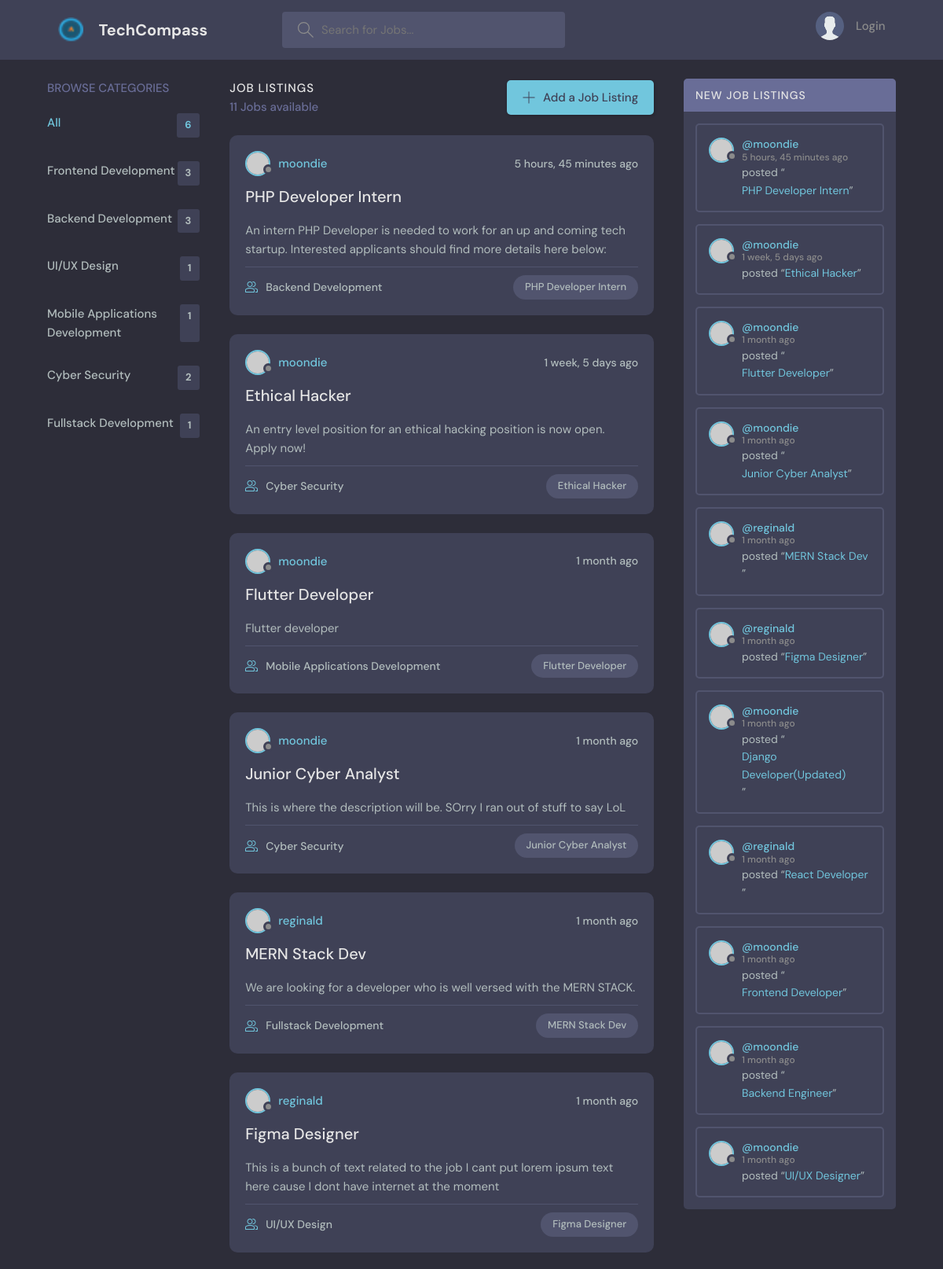
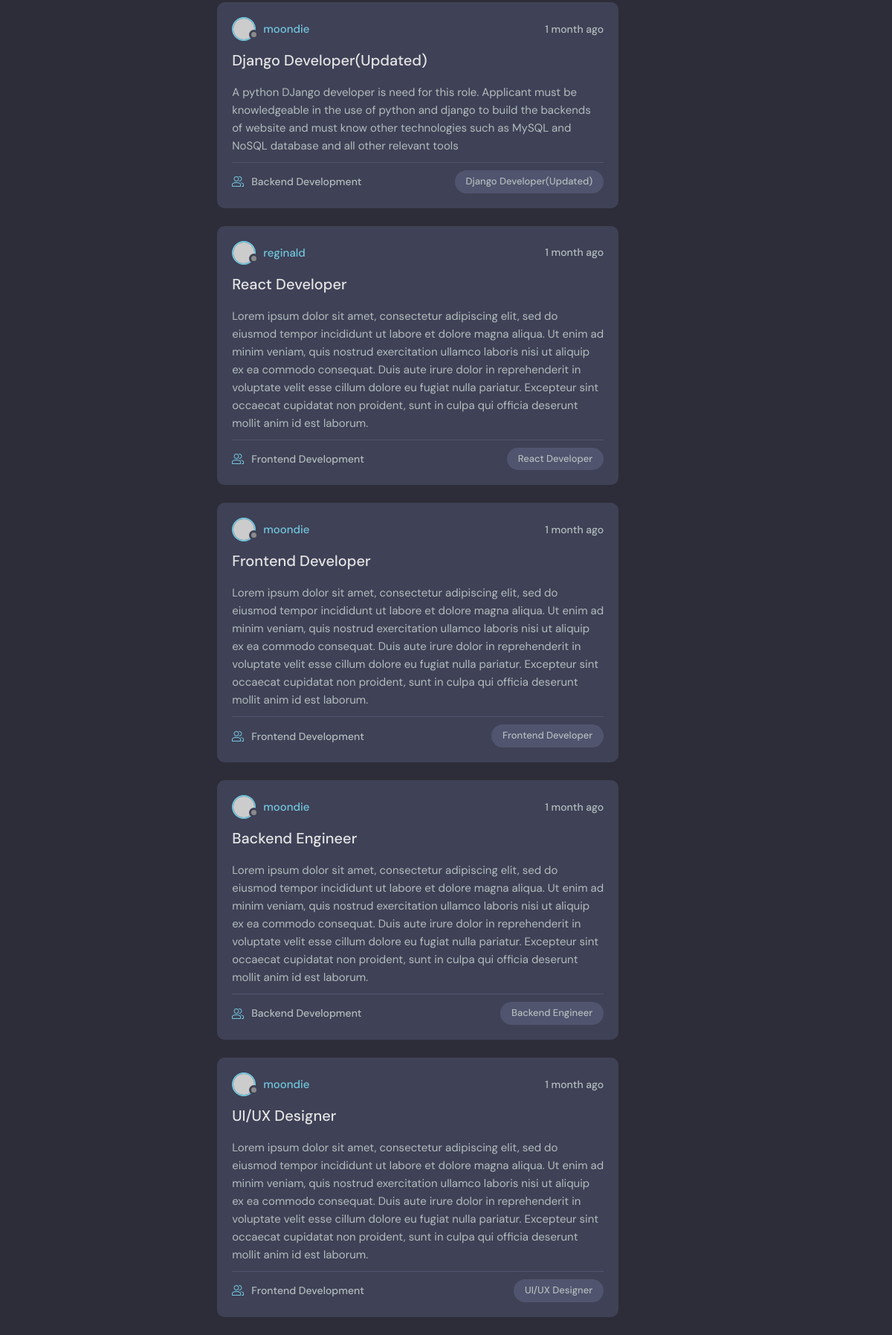
The page / on the database its author committed (2 pictures, top to bottom).
### base/models.py (models this page shows, shortened)
class Category(models.Model):
    category = models.CharField(max_length=200)

class Job(models.Model):
    posted_by = models.ForeignKey(User, on_delete=models.SET_NULL, null=True)
    category = models.ForeignKey(Category, on_delete=models.SET_NULL, null=True)
    title = models.CharField(max_length=200)
    description = models.TextField()
    created = models.DateTimeField(auto_now_add=True)
    updated = models.DateTimeField(auto_now=True)
    class Meta:
        ordering = ['-updated', '-created']

### base/views.py (the view)
# urls.py: path('', views.home, name="HomePage"),
def home(request):
    q = request.GET.get('q') if request.GET.get('q') != None else ""
    jobs = Job.objects.filter(
        Q(category__category__icontains=q) |
        Q(title__icontains=q) |
        Q(description__icontains=q)
        )
    category = Category.objects.all()
    job_count = jobs.count()
    all_jobs = Job.objects.all()
    context = {"jobs": jobs, "category": category, 'job_count': job_count, "all_jobs": all_jobs}
    return render(request, 'base/home.html', context)

### base/templates/base/home.html (shortened to what this page needs)
{% extends 'main.html' %}
{% block content %}
    <main class="layout layout--3">
      <div class="container">
        {% include 'base/category_feed.html' %}
        <div class="roomList">
          <div class="roomList__header">
            <div>
              <h2>Job Listings</h2>
              <p>{{job_count}} Jobs available</p>
            </div>
            <a class="btn btn--main" href="{% url 'add-job' %}">
              <svg version="1.1" xmlns="http://www.w3.org/2000/svg" width="32" height="32" viewBox="0 0 32 32">
                <title>add</title>
                <path
                  d="M16.943 0.943h-1.885v14.115h-14.115v1.885h14.115v14.115h1.885v-14.115h14.115v-1.885h-14.115v-14.115z"
                ></path>
              </svg>
              Add a Job Listing
            </a>
          </div>
          {% include 'base/main_feed.html' %}
        </div>
        {% include 'base/activity_feed.html' %}
    </main>
    {% endblock content %}

### base/templates/base/category_feed.html
<div class="topics">
    <div class="topics__header">
      <h2>Browse Categories</h2>
    </div>
    <ul class="topics__list">
      <li>
        <a href="{% url 'HomePage' %}" class="active">All <span>{{category.count}}</span></a>
      </li>
      {% for cat in category%}
      <li>
        <a href="{% url 'HomePage'%}?q={{cat.category}}">{{cat.category}} <span>{{cat.job_set.all.count}}</span></a>
      </li>
      {% endfor %}
  </div>

### base/templates/base/main_feed.html (shortened to what this page needs)
{% for job in jobs %}
<div class="roomListRoom">
    <div class="roomListRoom__header">
      <a href="{% url 'user-profile' job.posted_by.id %}" class="roomListRoom__author">
        <div class="avatar avatar--small">
          <img src="https://randomuser.me/api/portraits/women/11.jpg" />
        </div>
        <span>{{job.posted_by.username}}</span>
      </a>
      <div class="roomListRoom__actions">
        <span>{{job.created|timesince}} ago</span>
      </div>
    </div>
    <div class="roomListRoom__content">
      <a href="{% url 'Job' job.id %}">{{job.title}}</a>
      <p>
        {{job.description}}
      </p>
    </div>
    <div class="roomListRoom__meta">
      <a href="{% url 'Job' job.id %}" class="roomListRoom__joined">
        <p>{{ job.category.category }}</p>
      </a>
      <p class="roomListRoom__topic">{{job.title}}</p>
    </div>
  </div>
  {% endfor %}

### base/templates/base/activity_feed.html
<div class="activities">
    <div class="activities__header">
      <h2>New Job Listings</h2>
    </div>
    {% for job in jobs %}
    <div class="activities__box">
        <div class="activities__boxHeader roomListRoom__header">
        <a href="{% url 'user-profile' job.posted_by.id%}" class="roomListRoom__author">
          <div class="avatar avatar--small">
            <img src="https://randomuser.me/api/portraits/women/11.jpg" />
          </div>
          <p>
            @{{ job.posted_by }}
            <span>{{job.created|timesince}} ago</span>
          </p>
        </a>
        </div>
      <div class="activities__boxContent">
        <p>posted “<a href="{% url 'Job' job.id %}">{{ job.title }}</a>”</p>
      </div>
    </div>
    {% endfor %}
    </div>
</div>

### rows shown on the page
Category: category "Frontend Development", job_set.all.count "3"
Category: category "Backend Development", job_set.all.count "3"
Category: category "UI/UX Design", job_set.all.count "1"
Category: category "Mobile Applications Development", job_set.all.count "1"
Category: category "Cyber Security", job_set.all.count "2"
Category: category "Fullstack Development", job_set.all.count "1"
Job: posted_by.username "moondie", created "5 hours, 45 minutes", title "PHP Developer Intern", description "An intern PHP Developer is needed to work for an up and coming tech startup. Interested applicants should find more details here below:", category.category "Backend Development", posted_by "moondie"
Job: posted_by.username "moondie", created "1 week, 5 days", title "Ethical Hacker", description "An entry level position for an ethical hacking position is now open. Apply now!", category.category "Cyber Security", posted_by "moondie"
Job: posted_by.username "moondie", created "1 month", title "Flutter Developer", description "Flutter developer", category.category "Mobile Applications Development", posted_by "moondie"
Job: posted_by.username "moondie", created "1 month", title "Junior Cyber Analyst", description "This is where the description will be. SOrry I ran out of stuff to say LoL", category.category "Cyber Security", posted_by "moondie"
Job: posted_by.username "reginald", created "1 month", title "MERN Stack Dev", description "We are looking for a developer who is well versed with the MERN STACK.", category.category "Fullstack Development", posted_by "reginald"
Job: posted_by.username "reginald", created "1 month", title "Figma Designer", description "This is a bunch of text related to the job I cant put lorem ipsum text here cause I dont have internet at the moment", category.category "UI/UX Design", posted_by "reginald"
Job: posted_by.username "moondie", created "1 month", title "Django Developer(Updated)", description "A python DJango developer is need for this role. Applicant must be knowledgeable in the use of python and django to build the backends of website and must know other technologies such as MySQL and NoSQL database and all other relevant tools", category.category "Backend Development", posted_by "moondie"
Job: posted_by.username "reginald", created "1 month", title "React Developer", description "Lorem ipsum dolor sit amet, consectetur adipiscing elit, sed do eiusmod tempor incididunt ut labore et dolore magna aliqua. Ut enim ad minim veniam, quis nostrud exercitation ullamco laboris nisi ut aliquip ex ea commodo consequat. Duis aute irure dolor in reprehenderit in voluptate velit esse cillum dolore eu fugiat nulla pariatur. Excepteur sint occaecat cupidatat non proident, sunt in culpa qui officia deserunt mollit anim id est laborum.", category.category "Frontend Development", posted_by "reginald"
Job: posted_by.username "moondie", created "1 month", title "Frontend Developer", description "Lorem ipsum dolor sit amet, consectetur adipiscing elit, sed do eiusmod tempor incididunt ut labore et dolore magna aliqua. Ut enim ad minim veniam, quis nostrud exercitation ullamco laboris nisi ut aliquip ex ea commodo consequat. Duis aute irure dolor in reprehenderit in voluptate velit esse cillum dolore eu fugiat nulla pariatur. Excepteur sint occaecat cupidatat non proident, sunt in culpa qui officia deserunt mollit anim id est laborum.", category.category "Frontend Development", posted_by "moondie"
Job: posted_by.username "moondie", created "1 month", title "Backend Engineer", description "Lorem ipsum dolor sit amet, consectetur adipiscing elit, sed do eiusmod tempor incididunt ut labore et dolore magna aliqua. Ut enim ad minim veniam, quis nostrud exercitation ullamco laboris nisi ut aliquip ex ea commodo consequat. Duis aute irure dolor in reprehenderit in voluptate velit esse cillum dolore eu fugiat nulla pariatur. Excepteur sint occaecat cupidatat non proident, sunt in culpa qui officia deserunt mollit anim id est laborum.", category.category "Backend Development", posted_by "moondie"
Job: posted_by.username "moondie", created "1 month", title "UI/UX Designer", description "Lorem ipsum dolor sit amet, consectetur adipiscing elit, sed do eiusmod tempor incididunt ut labore et dolore magna aliqua. Ut enim ad minim veniam, quis nostrud exercitation ullamco laboris nisi ut aliquip ex ea commodo consequat. Duis aute irure dolor in reprehenderit in voluptate velit esse cillum dolore eu fugiat nulla pariatur. Excepteur sint occaecat cupidatat non proident, sunt in culpa qui officia deserunt mollit anim id est laborum.", category.category "Frontend Development", posted_by "moondie"

### other values the page prints
{{ category.count }} "6"
{{ job_count }} "11"
